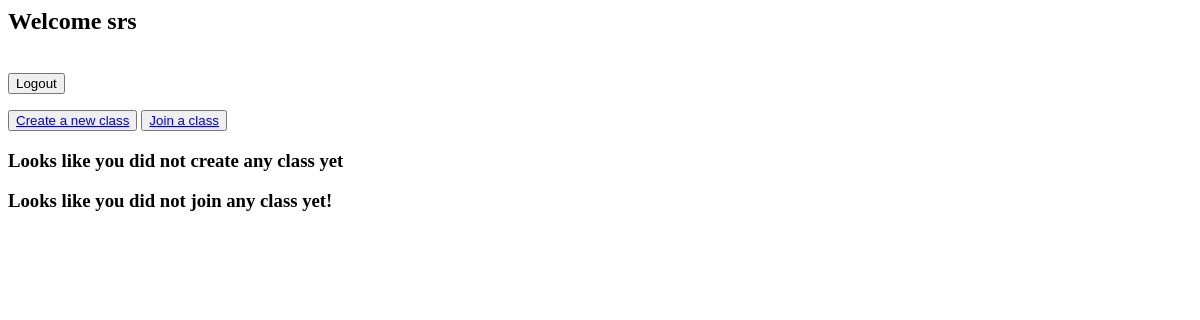
Before: /accounts/profile/ (signed in) with the older database file.
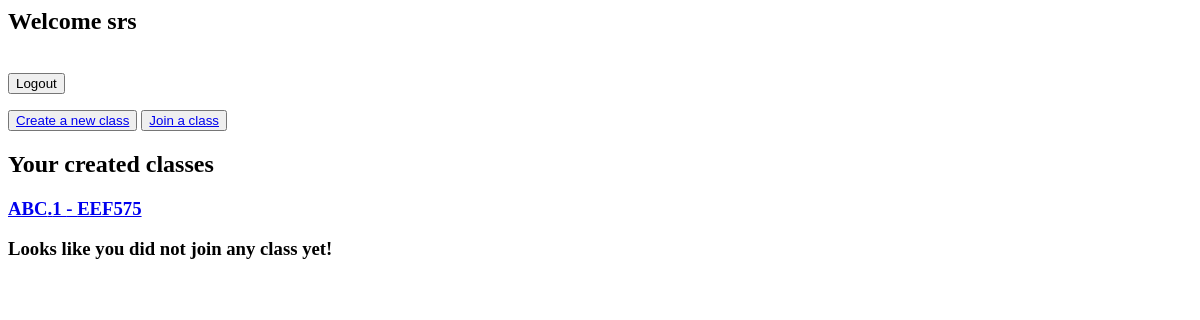
After: the same page with the newer database file.
### create_join_class/models.py (models this page shows, shortened)
class ClassRoom(models.Model):
    name = models.CharField(max_length=100)
    section = models.IntegerField()
    classCode = models.CharField(max_length=6, null=True, blank=True, unique=True)
    teacher = models.ForeignKey(User, on_delete=models.CASCADE, related_name='teacher_of_the_class')
    students = models.ManyToManyField(User, null=True, blank=True, related_name='student_of_the_class')

### create_join_class/views.py (the view)
# urls.py: path('accounts/profile/', views.home_classroom, name='home_classroom'),
@login_required
def home_classroom(request):
    created_classes = ClassRoom.objects.filter(teacher=request.user)
    joined_classes = ClassRoom.objects.filter(students__in=[request.user.id])
    return render(request, 'create_join_class/home_classroom.html',
                  {'user': request.user, 'created_classes': created_classes, 'joined_classes': joined_classes})

### create_join_class/templates/create_join_class/home_classroom.html (shortened to what this page needs)
<h2>Welcome {{ user }}</h2> <br>
<form method="POST" action="{% url 'logout_user' %}">
    <button type="submit">Logout</button>
</form>
<button ><a href="{% url 'create_class' %}">Create a new class</a></button>
<button ><a href="{% url 'join_class' %}">Join a class</a></button>
{% if created_classes %}
    <h2> Your created classes </h2>
    {% for class in created_classes %}
        <a href="{% url 'viewcreatedclassroom' class.id %}">
        <h3>{{ class.name }}.{{ class.section }} - {{ class.classCode }}</h3>
        </a>
    {% endfor %}
{% else %}
    <h3>Looks like you did not create any class yet</h3>
{% endif %}
{% if joined_classes %}
    <h2> Your joined classes </h2>
    {% for class in joined_classes %}
        <a href="{% url 'viewjoinedclassroom' class.id %}">
        <h3>{{ class.name }}.{{ class.section }} - {{ class.classCode }}</h3>
        </a>
    {% endfor %}
{% else %}
    <h3>Looks like you did not join any class yet!</h3>
{% endif %}

Changed rows visible on the page:
added ClassRoom: name "ABC", section "1", classCode "EEF575"
Other visible differences:
text no longer shown: "Looks like you did not create any class yet"
text now shown: "Your created classes"
